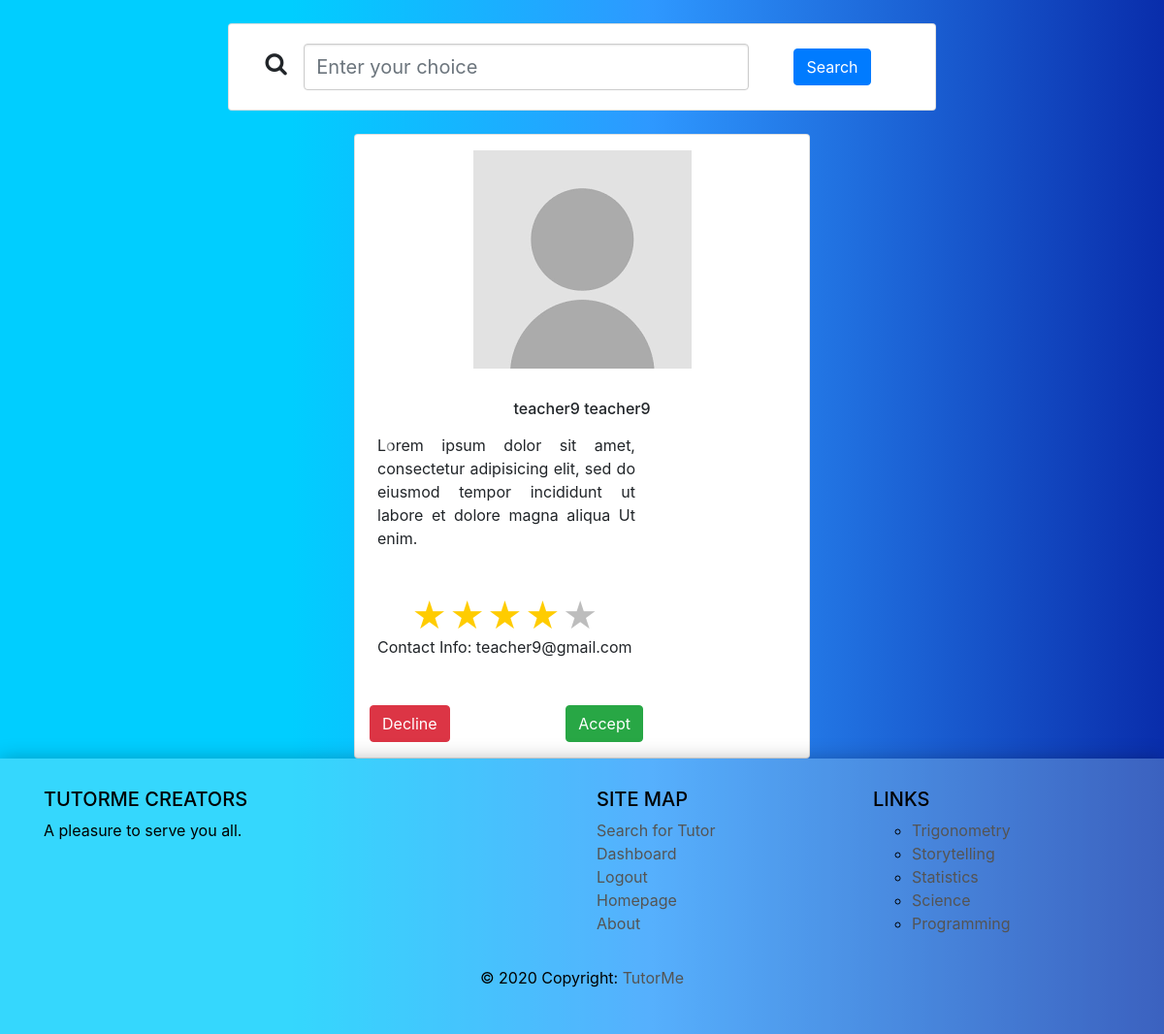
Page /tutorme/search/ (signed in) on the committed database.
### tutorme/models.py (models this page shows, shortened)
class CommonInfo(models.Model):
    first_name = models.CharField(max_length=30, blank=False, default='')
    last_name = models.CharField(max_length=30, blank=False, default='')
    picture = models.ImageField(upload_to='profile_images/', null=True, blank=True)
    location = models.CharField(_('location'), max_length=30, blank=False)
    description = models.CharField(_('description'), max_length=100, blank=False)
    class Meta:
        abstract = True

class Teacher(CommonInfo):
    user = models.OneToOneField(User, on_delete=models.CASCADE, primary_key=True)
    categories = models.ManyToManyField(Category, related_name="teachers", blank=True)
    active = models.BooleanField(default=True)
    students = models.ManyToManyField(Student, related_name="teachers")
    rating = models.IntegerField(_('rating'), default=0)
    class Meta(CommonInfo.Meta):
        db_table = 'teachers'
        verbose_name = _('teacher')
        verbose_name_plural = _('teachers')

class User(AbstractBaseUser, PermissionsMixin):
    email = models.EmailField(_('email address'), blank=False, unique=True)
    date_joined = models.DateTimeField(_('date joined'), auto_now_add=True)
    is_staff = models.BooleanField(default=False)
    objects = UserManager()
    USERNAME_FIELD = 'email'
    REQUIRED_FIELDS = []
    class Meta:
        verbose_name = _('user')
        verbose_name_plural = _('users')

class Category(models.Model):
    NAME_MAX_LENGTH = 128
    name = models.CharField(max_length=NAME_MAX_LENGTH, unique=True)
    class Meta:
        verbose_name_plural = 'Categories'

### tutorme/views.py (the view)
# urls.py: path('search/', views.search, name='search'),
@login_required
def search(request):
    context_dict = dict()
    if request.method == 'POST':
        search_string = request.POST.get('search')
        search_string = re.sub('[^A-Za-z0-9 ]+', '', search_string)
        search_list = search_string.split()
        teachers = list()
        for item in search_list:
            teacher = find_teacher(item)
            if teacher is not None and teacher.active:
                    teachers.append(teacher)
            item = item.capitalize()
            for teacher in find_teachers_by_category(item) or []:
                if teacher.active:
                    teachers.append(teacher)
        context_dict['teachers'] = teachers
        print(teachers)
    else:
        context_dict['teachers'] = Teacher.objects.order_by('-first_name').filter(active=True)[:5]
    response = render(request, 'tutorme/search.html', context=context_dict)
    return response

### tutorme/templatetags/tutorme_templates_tags.py (called while the page is built)
@register.inclusion_tag('tutorme/categories.html')
def get_category_list(current_category=None):
    return {'categories': Category.objects.order_by('-name')[:5], 'current_category': current_category}

### templates/tutorme/search.html (shortened to what this page needs)
{%extends 'tutorme/base.html'%}
{% load staticfiles %}
{% block head_block %}
    <link rel="stylesheet" href="{% static 'css/search.css' %}">
{% endblock %}
{% block body_block %}
<div class="container">
    <br/>
	<div class="row justify-content-center">
        <div class="col-12 col-md-10 col-lg-8">
            <form action="#" class="card card-sm" method="post">
                <div class="card-body row no-gutters align-items-center">
                    <div class="col-md-1">
                        <i class="fa fa-search h4 text-body"></i>
                    </div>
                    <div class="col-md-8 my-auto">
                        <input id="search_box" class="form-control form-control-lg form-control-borderless" name="search" type="search" placeholder="Enter your choice">
                    </div>
                    <div class="col-md-3">
                        <button class="btn btn-primary float-center" type="submit">Search</button>
                    </div>
                </div>
            </form>
        </div>
    </div>
</div>
<div class="col-5 carousel-card">
    <div id="carouselExampleControls" class="carousel slide" data-ride="carousel">
        <div class="carousel-inner">
            {% if teachers %}
                {% for teacher in teachers %}
                    <div class="carousel-item {% if forloop.first %}active{% endif %}" id="{{ teacher.first_name }}">
                        <div class="card">
                            <div class="row justify-content-center"> <img src="{% if teacher.picture %}{{ MEDIA_URL }}{{ teacher.picture }}{% else %}{% static 'images/default_profile.png' %}{% endif %}" class="img-fluid profile-pic mb-4 mt-3"> </div>
                            <h6 class="mb-3 mt-2">{{ teacher.first_name }} {{ teacher.last_name }}</h6>
                            <div class="col-8">
                                <p align="justify" class="content mb-5 mx-2">Lorem ipsum dolor sit amet, consectetur adipisicing elit, sed do eiusmod tempor incididunt ut labore et dolore magna aliqua Ut enim.</p>
                                <div class="Stars" style="--rating: {{ teacher.rating }};"></div>
                                <div><p align="left" class="content mb-5 mx-2">Contact Info: {{ teacher.user.email }}</p></div>
                            </div>
                            <div class="col-8 mb-3">
                                <button type="button" onclick='decline("{{ teacher.first_name }}")' class="btn btn-danger btn-circle btn-xl float-left">Decline</button>
                                <button type="button" onclick='accept("{{ teacher.user.email }}", "{{ teacher.first_name }}", "{% url "tutorme:accept" %}", "{{ user.email }}" )' class="btn btn-success btn-circle btn-xl float-right">Accept</button>
                            </div>
                        </div>
                    </div>
                {% endfor %}
                <a class="carousel-control-prev" href="#carouselExampleControls" role="button" data-slide="prev">
                    <span class="carousel-control-prev-icon" aria-hidden="true"></span>
                </a>
                <a class="carousel-control-next" href="#carouselExampleControls" role="button" data-slide="next">
                    <span class="carousel-control-next-icon" aria-hidden="true"></span>
                </a>
            {% endif %}
        </div>
    </div>
</div>
{% endblock %}

### templates/tutorme/categories.html
<ul>
{% if categories %}
    {% for c in categories %}
        {% if c == current_category %}
            <li>
            <strong>
                <a href="{% url 'tutorme:show_category' c.name %}">{{ c.name }}</a>
            </strong>
            </li>
        {% else %}
        <li>
            <a href="{% url 'tutorme:show_category' c.name %}">{{ c.name }}</a>
        </li>
        {% endif %}
    {% endfor %}
{% else %}
    <li><strong>There are no categories present.</strong></li>
{% endif %}
</ul>

### static/css/base.css (style rules this page uses)
body { background: rgb(0,206,255); background: linear-gradient(90deg, rgba(0,206,255,1) 25%, rgba(46,152,255,1) 56%, rgba(9,45,171,1) 100%); }
.href-color a { color: #545454; }
:root { --star-size: 40px; --star-color: #BDBDBD; --star-background: #fc0; }
.Stars { --percent: calc(var(--rating) / 5 * 100%); display: inline-block; font-size: var(--star-size); font-family: Times; line-height: 1; }
.Stars::before { content: '★★★★★'; letter-spacing: 3px; background: linear-gradient(90deg, var(--star-background) var(--percent), var(--star-color) var(--percent)); -webkit-background-clip: text; -webkit-text-fill-color: transparent; }
* { position: relative; box-sizing: border-box; }

### static/css/search.css (style rules this page uses)
.form-control-borderless { border: none; }

### rows in the picture
Teacher: first_name "teacher9", last_name "teacher9", rating 4 (drawn), user.email "teacher9@gmail.com"
Category: name "Trigonometry"
Category: name "Storytelling"
Category: name "Statistics"
Category: name "Science"
Category: name "Programming"
